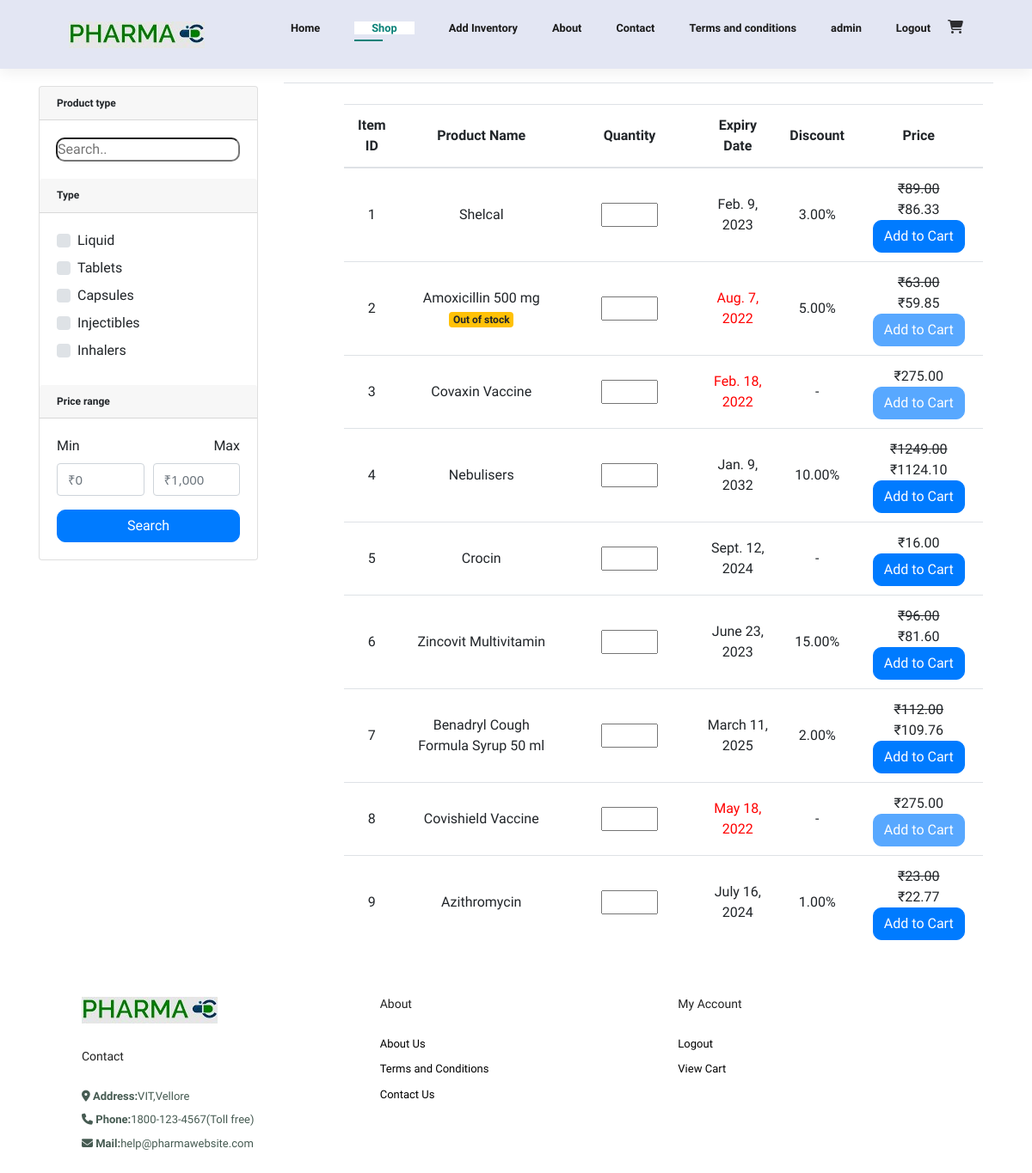
/view (signed in), run on an earlier commit of the app's database.
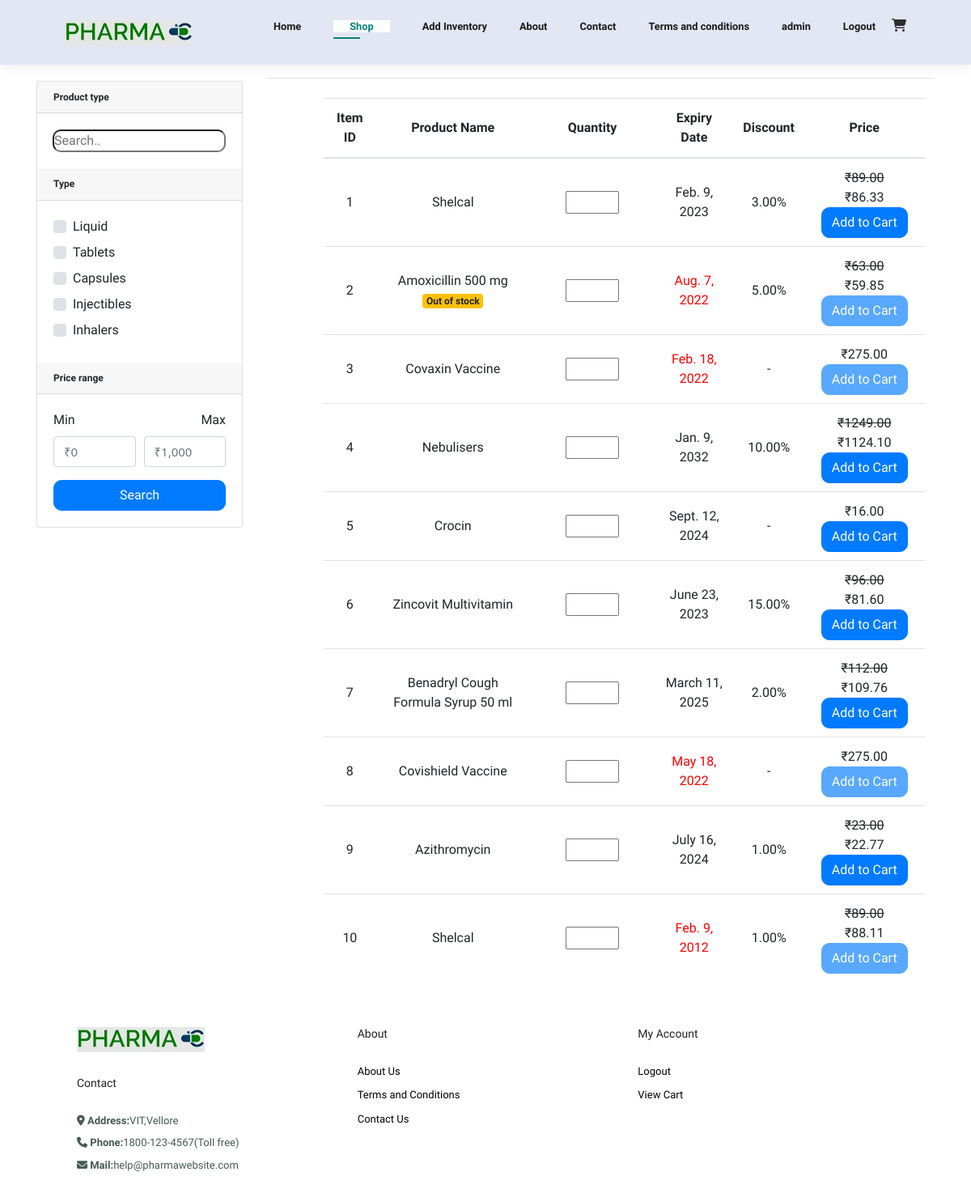
And on a later commit of the database.
### inventory/models.py (models this page shows, shortened)
class ItemMain(models.Model):
    itemid = models.AutoField(primary_key=True)
    itemname = models.CharField(max_length=50)
    discount = models.DecimalField(decimal_places=2, max_digits=25)
    price = models.DecimalField(decimal_places=2, max_digits=25)
    type = models.ForeignKey(ItemsCat, on_delete=models.CASCADE)
    composition = models.TextField()
    manufacturingdate = models.DateField()
    expirydate = models.DateField()
    quantity = models.IntegerField(default=0)
    slug = models.SlugField(max_length=50, unique=True, editable=True)

### inventory/views.py (the view)
# urls.py: path('view', views.items_display, name="view"),
@login_required(login_url='login')
def items_display(request):
    itemsearch = []
    l = []
    if request.method == 'POST':
        search_keyword = request.POST.get('search_keyword')
        if search_keyword != "" and search_keyword != None:
            item_search_part1 = list(ItemMain.objects.filter(
                itemname__icontains=search_keyword))
            item_search_part2 = list(ItemMain.objects.filter(
                composition__icontains=search_keyword))
            item_search_part3 = list(ItemMain.objects.filter(
                itemid__icontains=search_keyword))
            itemsearch = item_search_part1 + item_search_part2 + item_search_part3
            if itemsearch == []:
                messages.info(request, 'No Results Found')
        else:
            itemsearch = list(ItemMain.objects.all())
        cat = request.POST.getlist('cat', [])
        min_price = request.POST.get('min_price')
        max_price = request.POST.get('max_price')
        quantity = request.POST.get('quantity')
        if quantity == '' or quantity == None:
            quantity = 0
        else:
            quantity = int(quantity)
        id = request.POST.get('id')
        if id:
            currentItem = ItemMain.objects.filter(slug=id)[0]
            if (currentItem.quantity - quantity >= 0):
                for counter in range(quantity):
                    cartModel = UserCart.objects.filter(
                        user=User.objects.filter(username=request.user)[0],
                        itemid=ItemMain.objects.filter(itemid=id)[0],
                        quantity=quantity
                    )
                    if cartModel:
                        cartModel = UserCart.objects.create(
                            user=User.objects.filter(username=request.user)[0],
                            itemid=ItemMain.objects.filter(itemid=id)[0],
                            quantity=quantity
                        )
                        cartModel.save()
                    else:
                        cartModel = UserCart.objects.create(
                            user=User.objects.filter(username=request.user)[0],
                            itemid=ItemMain.objects.filter(itemid=id)[0],
                            quantity=quantity
                        )
                        cartModel.save()
                currentItem.quantity -= quantity
                currentItem.save()
            else:
                messages.info(request, str("Only " + str(currentItem.quantity) +
                                           " are left in the inventory"))
        if min_price == '' or min_price == None:
            min_price = 0
        else:
            min_price = int(min_price)
        if max_price == '' or max_price == None:
            max_price = 10000000
        else:
            max_price = int(max_price)
        items = []
        if len(cat) > 0:
            if (len(cat)):
                items = ItemMain.objects.filter(
                    type__in=ItemsCat.objects.filter(catName__in=cat))
        else:
            items = ItemMain.objects.all()
        items = list(set(items).intersection(set(itemsearch)))
        for i in items:
            ll = []
            ll.append(i.itemid)
            ll.append(i.itemname)
            ll.append(i.expirydate)
            ll.append(i.discount)
            ll.append(i.price)
            price = i.price
            offer = i.discount
            newPrice = price - (price * offer)/100
            ll.append(newPrice)
            if newPrice >= min_price and newPrice <= max_price:
                ll.append("Valid")
            else:
                ll.append("Invalid")
            ll.append(i.slug)
            if i.expirydate <= date.today():
                ll.append("Expired")
            else:
                ll.append("Valid")
            if i.quantity == 0:
                ll.append("Out of Stock")
            else:
                ll.append("In Stock")
            l.append(ll)
    else:
        items = list(ItemMain.objects.all())
        for i in items:
            ll = []
            ll.append(i.itemid)
            ll.append(i.itemname)
            ll.append(i.expirydate)
            ll.append(i.discount)
            ll.append(i.price)
            price = i.price
            offer = i.discount
            newPrice = price - (price * offer)/100
            ll.append(newPrice)
            if newPrice >= 0 and newPrice <= 10000000:
                ll.append("Valid")
            else:
                ll.append("Invalid")
            ll.append(i.slug)
            if i.expirydate <= date.today():
                ll.append("Expired")
            else:
                ll.append("Valid")
            if i.quantity == 0:
                ll.append("Out of Stock")
            else:
                ll.append("In Stock")
            l.append(ll)
    context = {
        "items": l
    }
    return render(request, "inventory/inventory view.html", context)

### templates/inventory/inventory view.html (shortened to what this page needs)
{% extends "base.html" %}
{% load static %}
{% block home %}
<link href="//maxcdn.bootstrapcdn.com/bootstrap/4.1.1/css/bootstrap.min.css" rel="stylesheet" id="bootstrap-css">
<link rel="stylesheet" href="{% static 'css/inventory view.css' %}" />
<link rel="stylesheet" href="https://fontawesome.com/v4.7.0/assets/font-awesome/css/font-awesome.css">
<link rel="stylesheet" href="https://cdnjs.cloudflare.com/ajax/libs/font-awesome/4.7.0/css/font-awesome.min.css">
<div class="container">
	<div class="row">
		<aside class="col-md-3">
			<div class="card">
				<article class="filter-group">
					<header class="card-header">
						<h6 class="title">Product type</h6>
					</header>
					<div class="filter-content collapse show" id="collapse_1">
						<div class="card-body">
							<div class="input-group">
								<div class="input-group-append">
									<form method="POST">
										<input type="search" placeholder="Search.." name="search_keyword"
											style="border-radius: 10px; width: 100%;">
								</div>
							</div>
						</div>
					</div>
				</article>
				<article class="filter-group">
					<header class="card-header">
						<h6 class="title">Type </h6>
					</header>
					<div class="filter-content collapse show" id="collapse_2">
						<div class="card-body">
							<label class="custom-control custom-checkbox">
								<div class="custom-control-label">Liquid
								</div>
							</label>
							<label class="custom-control custom-checkbox">
								<div class="custom-control-label">Tablets
								</div>
							</label>
							<label class="custom-control custom-checkbox">
								<div class="custom-control-label">Capsules
								</div>
							</label>
							<label class="custom-control custom-checkbox">
								<div class="custom-control-label">Injectibles
								</div>
							</label>
							<label class="custom-control custom-checkbox">
								<div class="custom-control-label">Inhalers
								</div>
							</label>
						</div>
					</div>
				</article>
				<article class="filter-group">
					<header class="card-header">
						<h6 class="title">Price range </h6>
					</header>
					<div class="filter-content collapse show" id="collapse_3">
						<div class="card-body">
							<div class="form-row">
								<div class="form-group col-md-6">
									<label>Min</label>
									<input class="form-control" placeholder="₹0" type="number" name="min_price">
								</div>
								<div class="form-group text-right col-md-6">
									<label>Max</label>
									<input class="form-control" placeholder="₹1,000" type="number" name="max_price">
								</div>
							</div>
							<button class="btn btn-block btn-primary">Search</button>
						</div>
					</div>
				</article>
			</div>
		</aside>
		<main class="col-md-9">
			<header class="border-bottom mb-4 pb-3">
			</header>
			<div>
				<table class="table table-hover" style="width:90%; margin-left: 70px; margin-top: 10px;">
					<thead>
						<tr>
							<th scope="col" style="	font-weight: bold;">Item ID</td>
							<th scope="col" style="	font-weight: bold;">Product Name</td>
							<th scope="col" style="	font-weight: bold;">Quantity</td>
							<th scope="col" style="	font-weight: bold;">Expiry Date</td>
							<th scope="col" style="	font-weight: bold;">Discount</td>
							<th scope="col" style="	font-weight: bold;">Price</td>
						</tr>
					</thead>
					{% for item in items %}
					{% if item.6 == "Valid" %}
					<tr>
						<td scope="row">{{ item.0 }}</td>
						<td>{{ item.1 }}<br>{% if item.9 == "Out of Stock" %}<span class="badge badge-warning">Out of
								stock</span>{% endif %}</td>
						<form method="POST">
							<td><input type="number" id="quantity" name="quantity" min="0" max="1,000"
									style="width: 50%;"></td>
							{% if item.8 == "Expired" %}
							<td style="color: red;">{{ item.2 }}</td>
							{% else %}
							<td>{{ item.2 }}</td>
							{% endif %}
							{% if item.3 != 0 %}
							<td>{{ item.3 }}%</td>
							<td style="width: 20%;padding-bottom: 10px;"><del>₹{{ item.4|floatformat:2 }}</del><br>
								₹{{ item.5|floatformat:2 }}<br>
								{% if item.8 == "Expired" or item.9 == "Out of Stock" %}
								<button class="btn btn-primary" disabled>Add to Cart</button>
								{% else %}
								<button class="btn btn-primary">Add to Cart</button>
								{% endif %}
							</td>
							{% else %}
							<td>-</td>
							<td style="width: 20%;padding-bottom: 10px;">
								₹{{ item.5|floatformat:2 }}<br>
								{% if item.8 == "Expired" or item.9 == "Out of Stock" %}
								<button class="btn btn-primary" disabled>Add to Cart</button>
								{% else %}
								<button class="btn btn-primary">Add to Cart</button>
								{% endif %}
							</td>
							{% endif %}
						</form>
					</tr>
					{% endif %}
					{% endfor %}
				</table>
			</div>
		</main>
	</div>
</div>
{% endblock home %}

### templates/base.html (shortened to what this page needs)
{% load static %}
<!DOCTYPE html>
<html lang="en">
<head>
</head>
<body>
    {% include 'navbar.html' %}
    {% block home %}
    {% endblock home %}
    {% include 'footer.html' %}
</body>
</html>

### templates/navbar.html
{% load static %}
<link rel="stylesheet" href="{% static 'css/navbar.css' %}">
<link rel="stylesheet" href="https://cdnjs.cloudflare.com/ajax/libs/font-awesome/4.7.0/css/font-awesome.min.css">
<section id="header">
    <a href="#"><img src="{% static 'img/logo.jpg'%}" class="logo" alt=""></a>
    <div>
        <ul id="navbar">
            <li><a class="{% if request.path == '/' %}active{% endif %}" href="{% url 'homepage' %}">Home</a>
            </li>
            <li><a class="{% if request.path == '/view' %}active{% endif %}" href="{% url 'view' %}">Shop</a></li>
            <li><a class="{% if request.path == '/upload_item' %}active{% endif %}" href="{% url 'inventoryadd' %}">Add
                    Inventory</a></li>
            <li><a class="{% if request.path == '/about' %}active{% endif %}" href="{% url 'about' %}">About</a></li>
            <li><a class="{% if request.path == '/contact' %}active{% endif %}" href="{% url 'contact' %}">Contact</a>
            </li>
            <li><a class="{% if request.path == '/t&c' %}active{% endif %}" href="{% url 'tnc' %}">Terms and
                    conditions</a></li>
            {% if user.is_authenticated %}
            <li>
                <a class="" href="{% url 'homepage' %}" class="dropdown-item">{{ user }}</a>
            </li>
            <li>
                <a class="" href="{% url 'logout' %}" class="dropdown-item">Logout</a>
            </li>
            {% else %}
            <li>
                <a class="{% if request.path == '/accounts/login' %}active{% endif %}" href="{% url 'login' %}"
                    class="dropdown-item">Login</a>
            </li>
            {% endif %}
            <a class="" href="{% url 'cart' %}"><i class="fa fa-shopping-cart"
                    style="color: rgba(0, 0, 0, 0.805)"></i></a>
        </ul>
    </div>
</section>

### templates/footer.html (shortened to what this page needs)
{% load static %}
<link rel="stylesheet" href="{% static 'css/footer.css' %}">
<footer class="section-p1">
    <div class="col">
        <img class="logo" src="{% static 'img/logo.jpg' %}" alt="">
        <h4>Contact</h4>
        <p> <i class="fa-solid fa-location-dot"></i> <strong>Address:</strong>VIT,Vellore</p>
        <p> <i class="fa-solid fa-phone"></i> <strong>Phone:</strong>1800-123-4567(Toll free)</p>
        <p> <i class="fa-solid fa-envelope"></i> <strong>Mail:</strong>help@pharmawebsite.com</p>
    </div>
    <div class="col">
        <h4>About</h4>
        <a href="{% url 'about' %}">About Us</a>
        <a href="{% url 'tnc' %}">Terms and Conditions</a>
        <a href="{% url 'contact' %}">Contact Us</a>
    </div>
    <div class="col">
        <h4>My Account</h4>
        {% if user.is_authenticated %}
        <a class="" href="{% url 'logout' %}" class="dropdown-item">Logout</a>
        {% else %}
        <a class="" href="{% url 'login' %}" class="dropdown-item">Login</a>
        {% endif %}
        <a href="{% url 'cart' %}">View Cart</a>
    </div>
</footer>

### static_in_env/css/navbar.css (style rules this page uses)
* { margin: 0; padding: 0; box-sizing: border-box; font-family: 'Spartan', sans-serif; }
#header { display: flex; align-items: center; justify-content: space-between; padding: 20px 80px; background: #E3E6F3; box-shadow: 0 5px 15px rgba(0, 0, 0, 0.06); z-index: 999; position: sticky; top: 0; left: 0 }
#navbar { display: flex; align-items: center; justify-content: center; }
#navbar li { list-style: none; padding: 0 20px; position: relative; }
#navbar li a { text-decoration: none; font-size: 0.8rem; font-weight: 600; color: #1a1a1a; transition: 0.3s ease; }
#navbar li a:hover, #navbar li a.active { color: #088178; }
#navbar li a.active::after, #navbar li a:hover::after { content: ""; width: 30%; height: 2px; background: #088178; position: absolute; bottom: -4px; left: 20px }
body { margin: 0; padding: 0; font-family: sans-serif; background-image: url("b2g.png"); background-repeat: no-repeat; }
.active { width: 1000px; min-height: 688px; background-color: white; margin: 0 auto; padding: 0px 20px 0px 20px; }

### static_in_env/css/inventory view.css (style rules this page uses)
.title { margin: 0; }
body { margin: 0; padding: 0; font-family: sans-serif; background-image: url("b2g.png"); background-repeat: no-repeat; }
.row:after { content: ""; display: table; clear: both; }
.table, th, td { text-align: center; }
.table td, .table th { vertical-align: middle !important; }
.form-control { font-family: system-ui, sans-serif; font-size: 15px; line-height: 1.1; margin-right: 5px; }
.btn { border-radius: 10px; }

### static_in_env/css/footer.css (style rules this page uses)
* { margin:0; padding:0; box-sizing: border-box; font-family:'Spartan', sans-serif; }
h4 { font: size 20px; color: #222; }
h6 { font-weight: 700; font-size: 12px; }
p { font-size: 16px; color:#465b52; margin: 15px 0 20px 0; }
.section-p1 { padding: 40px 80px; }
footer .col { display:flex; flex-direction: column; align-items:flex-start; margin-bottom: 20px; }
footer .logo { margin-bottom:30px; }
footer { display:flex; flex-wrap: wrap; justify-content:space-between; }
footer h4 { font-size:14px; padding-bottom: 20px; }
footer p { font-size:13px; margin: 0 0 8px 0; }
footer a { font-size:13px; text-decoration: none; color:black; margin-bottom: 10px; }

What changed in the data, as far as the page shows it:
added ItemMain: itemname "Shelcal", expirydate "Feb. 9, 2012", discount "1.00", price "89.00"
Also different on the page:
new list line: "10  % ₹ ₹ 88.11 Add to Cart"
